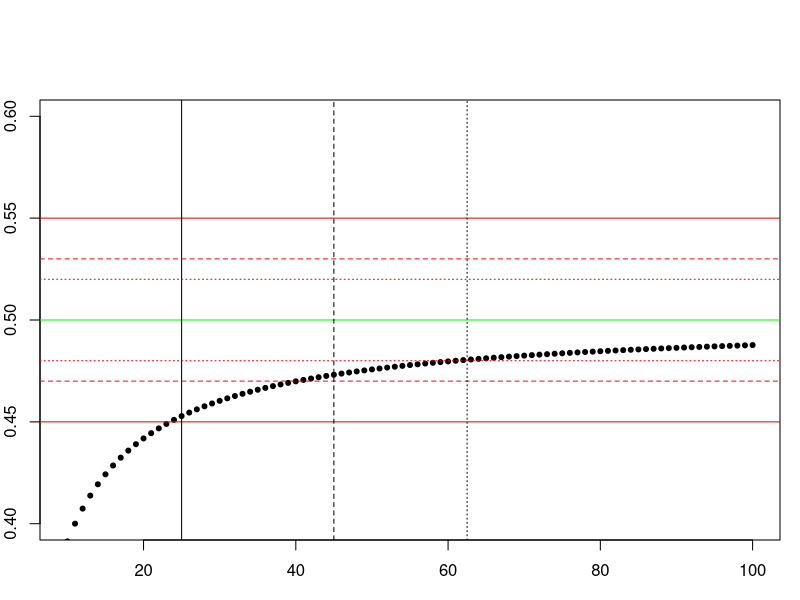
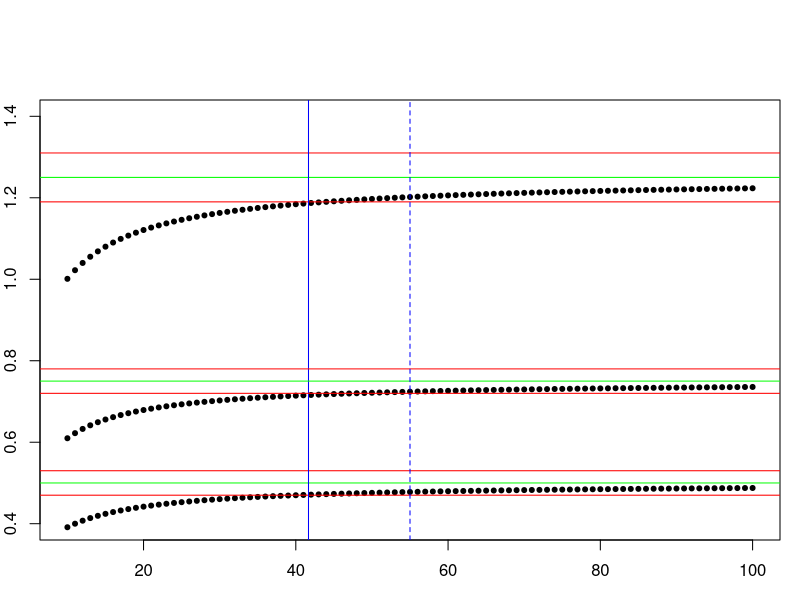
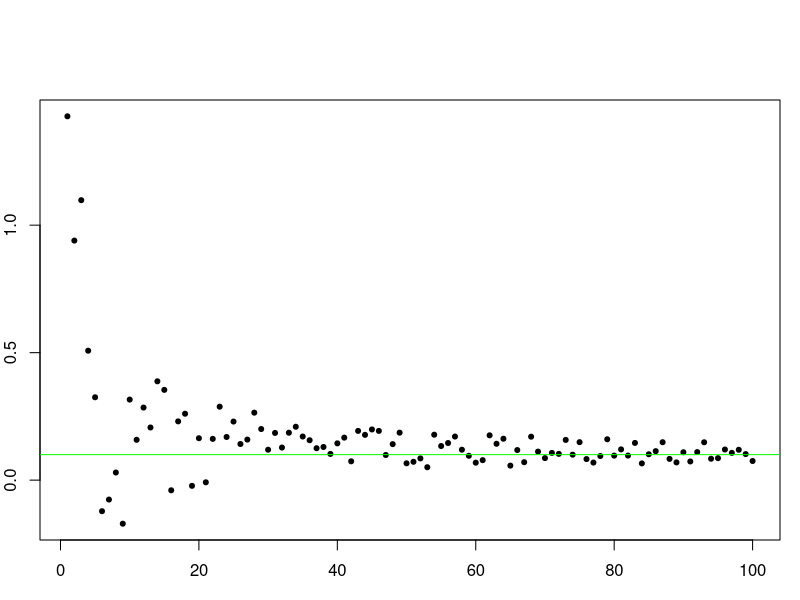
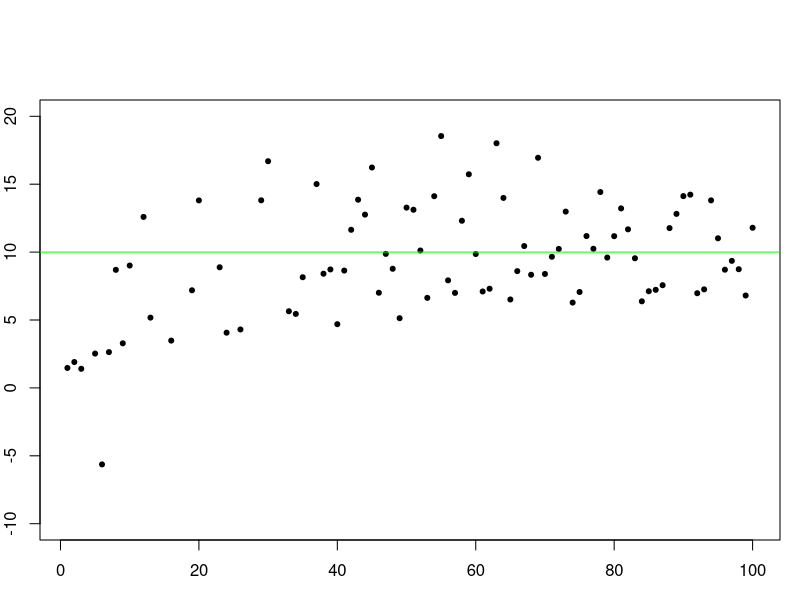
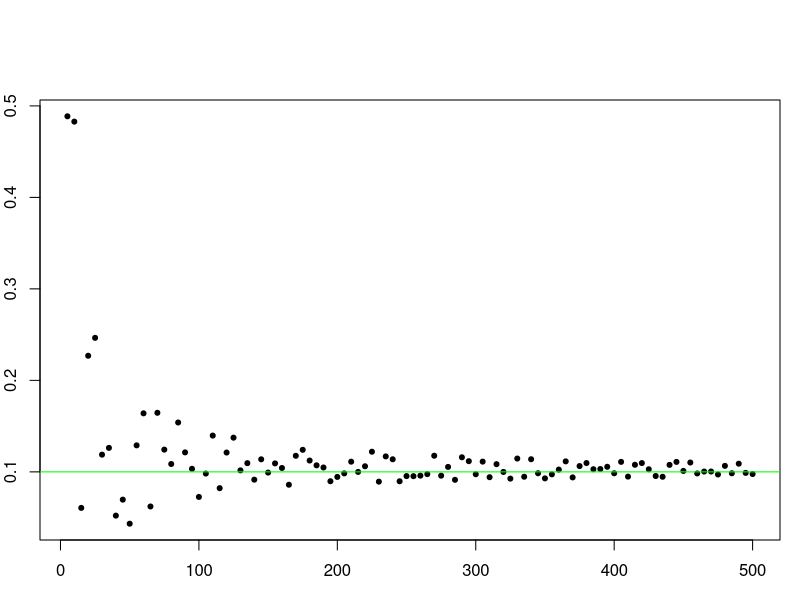
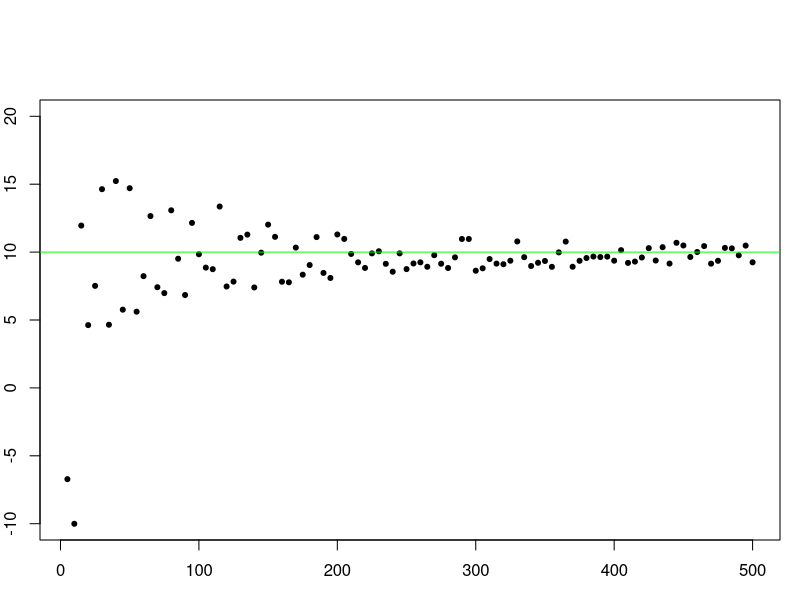
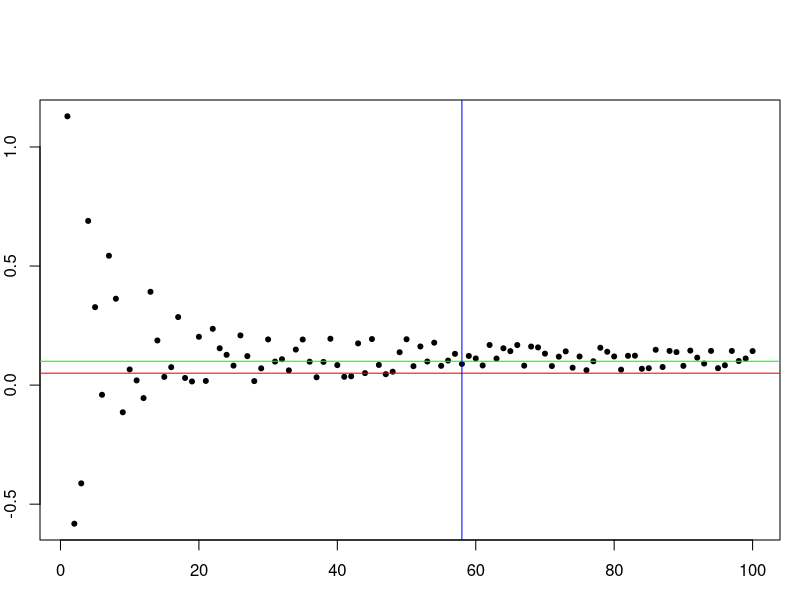
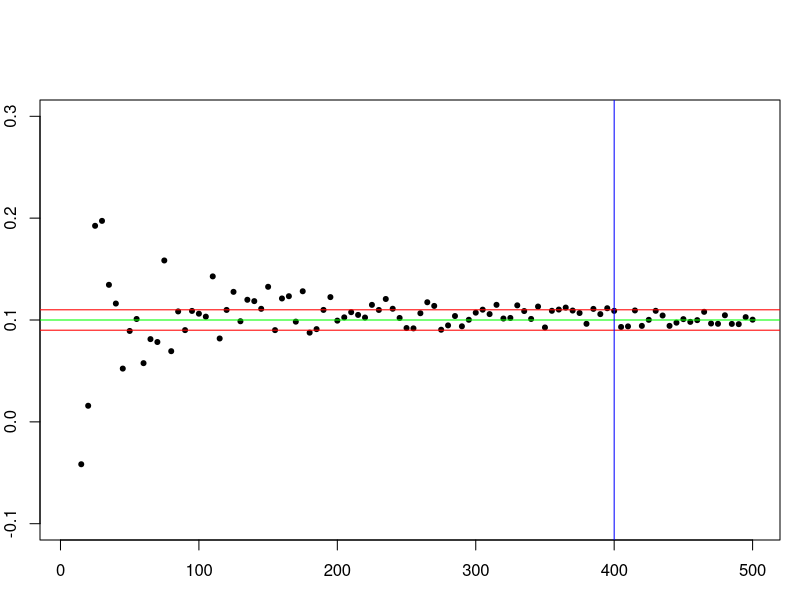

The R script that drew these images, in order:
#Math 23 Script 2.1D-Sequences.R

#Last modified: September 24, 2014 by Paul Bamberg

#Topic 1 - Limit of an infinite sequence

#An infinite sequence is a function whose domain is the natural numbers.
sFun <- function(n) (n-1)/(2*n+3)
#We can put a finite number of elements of the sequence into a vector.

sVec <-sFun(10:100); sVec #terms at the beginning are irrelevant
#It's clear that this sequence is increasing, and it appears to have a limit of 0.5.

par(mar=c(3,2,5,1),pch=20)
plot(10:100,sVec, ylim = c(0.4, 0.6))
abline(h=0.5, col = "green")
#As a step in proving that the limit is 0.5, we specify an epsilon
s <- 0.5; epsilon <- 0.05
abline(h=s-epsilon, col = "red"); abline(h=s+epsilon, col = "red")
#Now find an N for which all subsequent values are in the red strip
N <- 25; abline(v = N)   #easy, since it's an increasing sequence.
#With a smaller epsilon
epsilon <- 0.03
abline(h=s-epsilon, col = "red", lty = 2); abline(h=s+epsilon, col = "red", lty = 2)
#We need a larger N
N <- 45; abline(v = N, lty = 2)
#No amount of graphing can prove that the limit is s.
#We have to find a formula that expresses a satisfactory N in terms of epsilon.
Nvalue <- function(ep) 5/(4*ep)
epsilon <- 0.02
abline(h=s-epsilon, col = "red", lty = 3); abline(h=s+epsilon, col = "red", lty = 3)
N <- Nvalue(epsilon); abline(v = N, lty = 3)
#The proof for the limit consists in showing that if n
#exceeds the number that Nvalue() calculates,
#then sFun(n) is within epsilon of the limit 0.5.

#Topic 2 - Limit of sum = sum of limits
#This is not a proof, just an illustration for a specific epsilon
tFun <- function(n) (3*n-5)/(4*n+1)
tVec <- tFun(10:100);tVec   #limit looks like 3/4
sumFun <- function(n) sFun(n)+tFun(n)
sumVec <- sumFun(10:100);sumVec   #limit looks like 5/4
plot(10:100,sVec, ylim = c(0.4, 1.4))
points(10:100,tVec)
points(10:100,sumVec); abline(h = 5/4, col = "green")
#We want to show that the sum sequence has a limit of 5/4
epsilon <- 0.06
abline(h = c(5/4 + epsilon,5/4 - epsilon), col = "red")
#Allocate half our epsilon to s, half to t
eps2 <- epsilon/2
abline(h = 1/2, col = "green")
abline(h = c(1/2 + eps2,1/2 - eps2), col = "red")
abline(v = Nvalue(eps2),col = "blue")    #42 does the job for s

abline(h = 3/4, col = "green")
abline(h = c(3/4 + eps2,3/4 - eps2), col = "red")
abline(v = 55,col = "blue", lty = 2)    #55 does the job for t

#So 55 also does the job for s + t
#The proof consists in showing that this approach works for any positive epsilon.



#Topic 3 - Convergence of sequence of inverses (proof 5.2)
#We now know how to prove that the limit of a sum is the sum of the limits.
#It is also easy to prove that the limit of a product is the product of the limits.
#The issue of quotients is trickier. Look just at inverses.
#We assume that s_n is never zero (cannot divide by zero)
#We also assume that, although an individual s_n may be positive or negative,
#the sequence has a positive limit s. (negative s would also work)
#Define a sequence with some randomness built into it.
myseq <- function(n) { 
   0.1+ 1/(n+2) + runif(1, min = -4/(n+2), max = 4/(n+2))
}
 
sVec <- numeric(100)
for (n in 1:100) sVec[n] <- myseq(n)
sVec   #some of the values are negative
plot(1:100, sVec, pch = 20)
abline(h = 0.1, col = "green")    #limit looks like 0.1

#Now investigate the sequence of inverses.
tVec <- numeric(100)
for (n in 1:100) tVec[n] <- 1/myseq(n)   #some large values may get missed
plot(1:100, ylim = c(-10, 20), tVec, pch = 20)
abline(h = 10, col = "green")     #limit looks like 10

#If we plot only every fifth term, the limits becaome more apparent
seq5 <- seq(5, 500, by = 5); seq5

for (n in seq5) sVec[n/5] <- myseq(n)
plot(seq5, sVec, pch = 20)
length(sVec)
abline(h = 0.1, col = "green")    #limit looks like 0.1
tVec <- numeric(100)
for (n in seq5) tVec[n/5] <- 1/myseq(n)    
plot(seq5, ylim = c(-10, 20), tVec, pch = 20)
abline(h = 10, col = "green")     #limit looks like 10

#Step 1 - choose N1 so large that s_n is guaranteed greater than 0.05
N1 <- 58   #calculated from the formula for the nth term

for (n in 1:100) sVec[n] <- myseq(n)
plot(1:100, sVec, pch = 20)
abline(h = 0.1, col = "green")    #limit looks like 0.1
abline(h = 0.05, col = "red")     #epsilon is half the limit
abline(v = N1, col = "blue")
#So for all n > N1, we are sure that s_n > s/2.

#We need to make |t - t_n| less than epsilon
#Algebra shows that making |s_n - s| less than 
#epsilon * s^2/2 will accomplish this goal.
epsilon <- 2  #very modest goal for the sequence t_n of inverses
eps.S <- epsilon*0.01/2; eps.S

for (n in seq5) sVec[n/5] <- myseq(n)
plot(seq5, sVec, ylim = c(-0.1, 0.3),pch = 20)
abline(h = 0.1, col = "green")    
abline(h = c(0.1 + eps.S,0.1 - eps.S), col = "red")
#It appears that N = 400 will do the job
#All that matters is that some such N exists!
abline(v = 400, col = "blue")

#Now go back to the sequence of inverses
for (n in seq5) tVec[n/5] <- 1/myseq(n)    
plot(seq5, ylim = c(-10, 20), tVec, pch = 20)
abline(h = 10, col = "green")     #limit is 10
abline(h = c(10+ epsilon,10 - epsilon), col = "red")
#N = 400 will do the job with plenty to spare
abline(v = 400, col = "blue")

#In this case the general proof is easier than the example,
#because we do not need to cite specific values for N.

